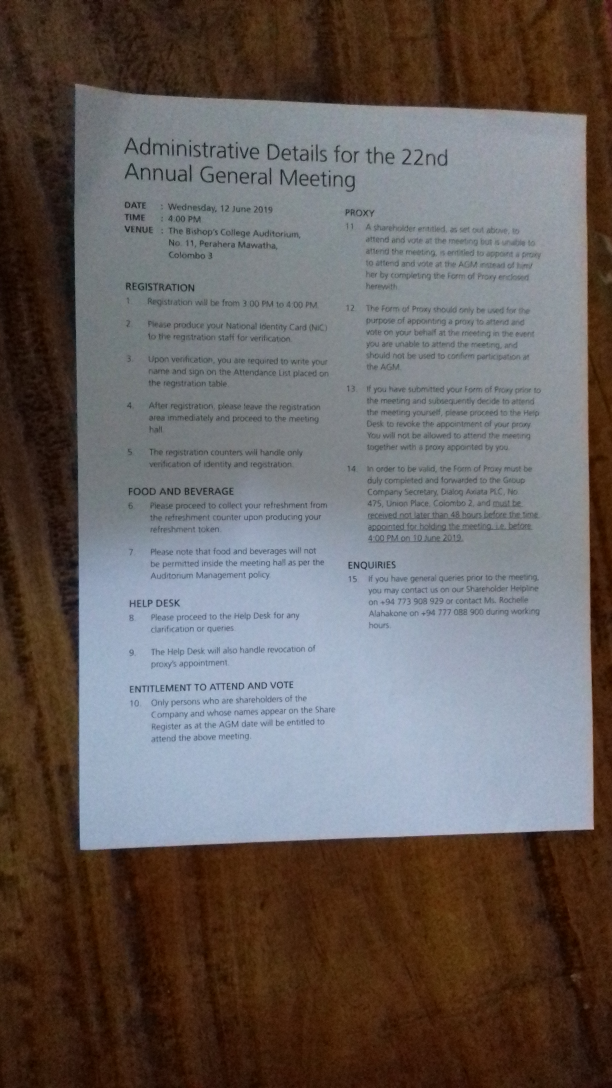
#> input picture doc2.jpg, 1836 x 3264 px (shown at 1/3 size)
$ python scan.py --image doc2.jpg
#> lines starting #> are read from the running program, lines starting #| are printed output that depends on the picture; after the words box and inside, x2 and y2 are one past the last pixel; in counts of white or black regions, pixels touching at a corner belong together
### transform.py
# import the necessary packages
import numpy as np
import cv2

def order_points(pts):
	# initialzie a list of coordinates that will be ordered
	# such that the first entry in the list is the top-left,
	# the second entry is the top-right, the third is the
	# bottom-right, and the fourth is the bottom-left
	rect = np.zeros((4, 2), dtype = "float32")

	# the top-left point will have the smallest sum, whereas
	# the bottom-right point will have the largest sum
	s = pts.sum(axis = 1)
	rect[0] = pts[np.argmin(s)]
	rect[2] = pts[np.argmax(s)]

	# now, compute the difference between the points, the
	# top-right point will have the smallest difference,
	# whereas the bottom-left will have the largest difference
	diff = np.diff(pts, axis = 1)
	rect[1] = pts[np.argmin(diff)]
	rect[3] = pts[np.argmax(diff)]

	# return the ordered coordinates
	return rect

def four_point_transform(image, pts):
	# obtain a consistent order of the points and unpack them
	# individually
	rect = order_points(pts)
	(tl, tr, br, bl) = rect

	# compute the width of the new image, which will be the
	# maximum distance between bottom-right and bottom-left
	# x-coordiates or the top-right and top-left x-coordinates
	widthA = np.sqrt(((br[0] - bl[0]) ** 2) + ((br[1] - bl[1]) ** 2))
	widthB = np.sqrt(((tr[0] - tl[0]) ** 2) + ((tr[1] - tl[1]) ** 2))
	maxWidth = max(int(widthA), int(widthB))

	# compute the height of the new image, which will be the
	# maximum distance between the top-right and bottom-right
	# y-coordinates or the top-left and bottom-left y-coordinates
	heightA = np.sqrt(((tr[0] - br[0]) ** 2) + ((tr[1] - br[1]) ** 2))
	heightB = np.sqrt(((tl[0] - bl[0]) ** 2) + ((tl[1] - bl[1]) ** 2))
	maxHeight = max(int(heightA), int(heightB))

	# now that we have the dimensions of the new image, construct
	# the set of destination points to obtain a "birds eye view",
	# (i.e. top-down view) of the image, again specifying points
	# in the top-left, top-right, bottom-right, and bottom-left
	# order
	dst = np.array([
		[0, 0],
		[maxWidth - 1, 0],
		[maxWidth - 1, maxHeight - 1],
		[0, maxHeight - 1]], dtype = "float32")

	# compute the perspective transform matrix and then apply it
	M = cv2.getPerspectiveTransform(rect, dst)
	warped = cv2.warpPerspective(image, M, (maxWidth, maxHeight))

	# return the warped image
	return warped

### scan.py
# import the necessary packages
from transform import four_point_transform
from skimage.filters import threshold_local
import numpy as np
import argparse
import cv2
import imutils

# construct the argument parser and parse the arguments
ap = argparse.ArgumentParser()
ap.add_argument("-i", "--image", required = True,
	help = "Path to the image to be scanned")

args = vars(ap.parse_args())

# load the image and compute the ratio of the old height
# to the new height, clone it, and resize it
image = cv2.imread(args["image"])
#> image is the input picture: shape (3264, 1836, 3); mean B, G, R 96.5, 98.7, 105.2

# image = cv2.imread('doc2.jpg')
ratio = image.shape[0] / 500.0
#> ratio = 6.53
orig = image.copy()
image = imutils.resize(image, height = 500)
#> image: shape (500, 281, 3)

# convert the image to grayscale, blur it, and find edges
# in the image
gray = cv2.cvtColor(image, cv2.COLOR_BGR2GRAY)
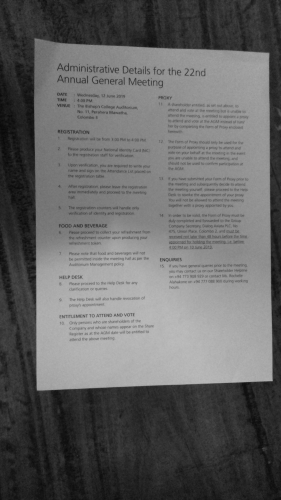
#> gray: shape (500, 281); min 9, max 188, mean 100.4
gray = cv2.GaussianBlur(gray, (5, 5), 0)
edged = cv2.Canny(gray, 75, 200)
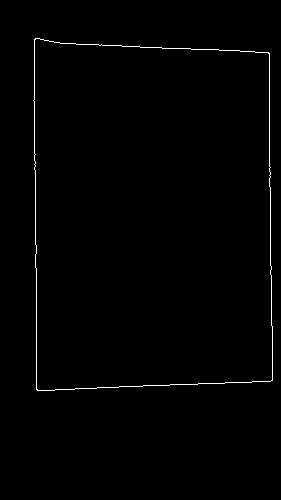
#> edged: shape (500, 281); 0.82% white in thin lines or dots, all inside (x1, y1, x2, y2) = (33, 38, 273, 391)
# show the original image and the edge detected image
print("STEP 1: Edge Detection")
cv2.imshow("Image", image)
cv2.imshow("Edged", edged)
cv2.waitKey(0)
cv2.destroyAllWindows()

# find the contours in the edged image, keeping only the
# largest ones, and initialize the screen contour
cnts = cv2.findContours(edged.copy(), cv2.RETR_LIST, cv2.CHAIN_APPROX_SIMPLE)
#> cnts = 2 contours; box (x1, y1, x2, y2) and area: (33, 38, 273, 391) 79614, (33, 38, 273, 391) 79609
cnts = imutils.grab_contours(cnts)
cnts = sorted(cnts, key = cv2.contourArea, reverse = True)[:5]

# loop over the contours
for c in cnts:
	# approximate the contour
	peri = cv2.arcLength(c, True)
	approx = cv2.approxPolyDP(c, 0.02 * peri, True)

	# if our approximated contour has four points, then we
	# can assume that we have found our screen
	if len(approx) == 4:
		screenCnt = approx
		break
#> this loop made 1 pass
#> (peri, screenCnt) on pass 1: (1169.5, [[35, 38], [36, 389], [272, 380], [269, 53]])

# show the contour (outline) of the piece of paper
print("STEP 2: Find contours of paper")
cv2.drawContours(image, [screenCnt], -1, (0, 255, 0), 2)
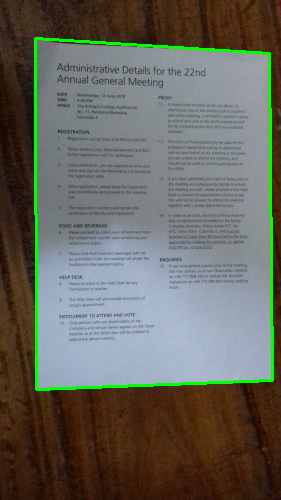
#> image: shape (500, 281, 3); mean B, G, R 94.2, 102.6, 102.6
cv2.imshow("Outline", image)
cv2.waitKey(0)
cv2.destroyAllWindows()

# apply the four point transform to obtain a top-down
# view of the original image
warped = four_point_transform(orig, screenCnt.reshape(4, 2) * ratio)
#> in order_points, `s = pts.sum(axis = 1)`: s = [476.5, 2774.4, 4256.3, 2102]
#> in order_points, `diff = np.diff(pts, axis = 1)`: diff = [19.58, 2304.4, 705, -1410]
#> in four_point_transform, `rect = order_points(pts)`: rect = [[228.5, 248.1], [1756, 346], [1775.6, 2480.6], [235, 2539.4]]
#> in four_point_transform, `(tl, tr, br, bl) = rect`: tl = [228.5, 248.1]; tr = [1756, 346]; br = [1775.6, 2480.6]; bl = [235, 2539.4]
#> in four_point_transform, `widthA = np.sqrt(((br[0] - bl[0]) ** 2) + ((br[1] - bl[1]) ** 2))`: widthA = 1541.7
#> in four_point_transform, `widthB = np.sqrt(((tr[0] - tl[0]) ** 2) + ((tr[1] - tl[1]) ** 2))`: widthB = 1530.7
#> in four_point_transform, `maxWidth = max(int(widthA), int(widthB))`: maxWidth = 1541
#> in four_point_transform, `heightA = np.sqrt(((tr[0] - br[0]) ** 2) + ((tr[1] - br[1]) ** 2))`: heightA = 2134.7
#> in four_point_transform, `heightB = np.sqrt(((tl[0] - bl[0]) ** 2) + ((tl[1] - bl[1]) ** 2))`: heightB = 2291.3
#> in four_point_transform, `maxHeight = max(int(heightA), int(heightB))`: maxHeight = 2291
#> in four_point_transform, `dst = np.array([ [0, 0], [maxWidth - 1, 0], [maxWidth - 1, maxHeight -..`: dst = [[0, 0], [1540, 0], [1540, 2290], [0, 2290]]
#> in four_point_transform, `M = cv2.getPerspectiveTransform(rect, dst)`: M = [[0.931, -0.00265, -212.1], [-0.0641, 1, -233.4], [-4.45e-05, 4.23e-06, 1]]
#> in four_point_transform, `warped = cv2.warpPerspective(image, M, (maxWidth, maxHeight))`:
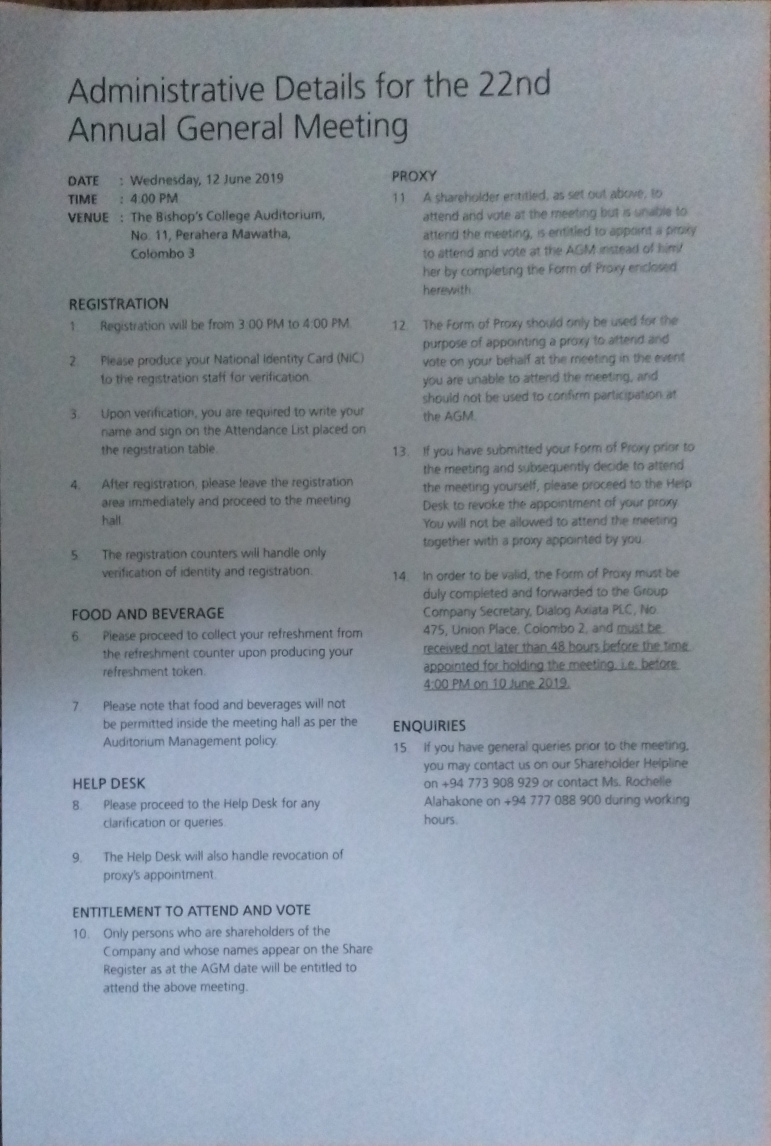
#> warped: shape (2291, 1541, 3) (shown at 1/2 size); mean B, G, R 156.8, 146.9, 138.2

# convert the warped image to grayscale, then threshold it
# to give it that 'black and white' paper effect
warped = cv2.cvtColor(warped, cv2.COLOR_BGR2GRAY)
#> warped: shape (2291, 1541)
T = threshold_local(warped, 135, offset = 10, method = "gaussian")
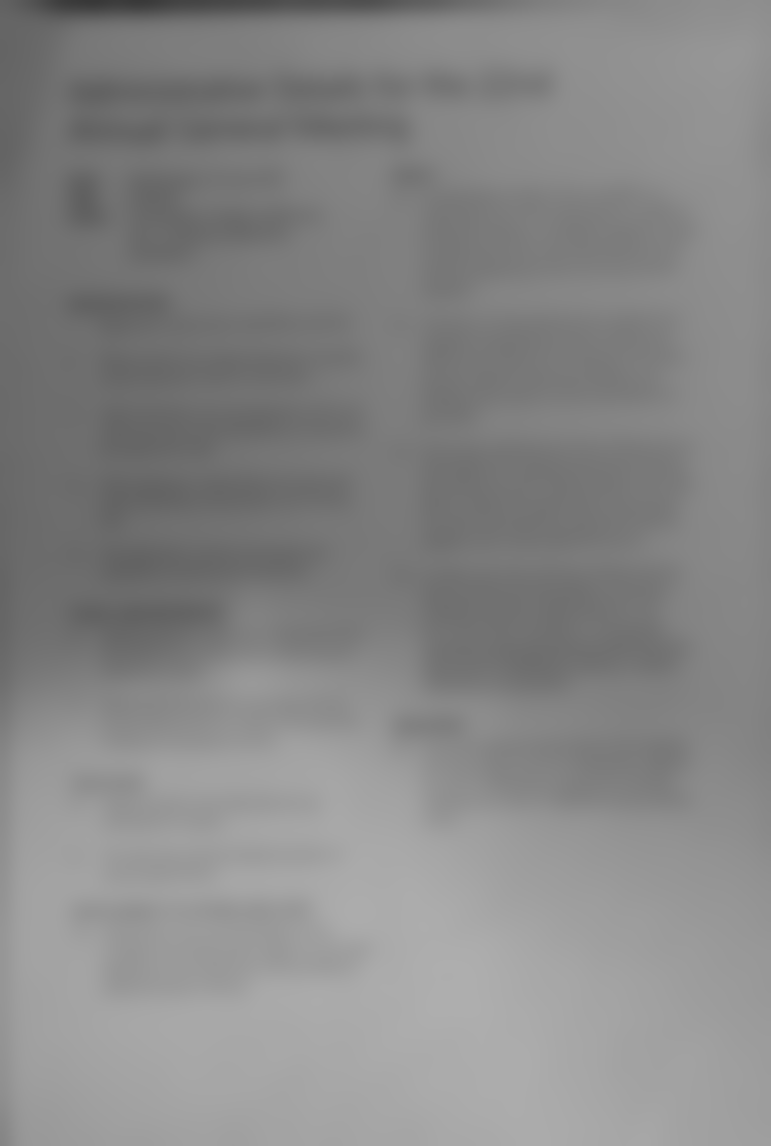
#> T: shape (2291, 1541) float64 (shown at 1/2 size); min 55.94, max 174.7, mean 135.5
warped = (warped > T).astype("uint8") * 255
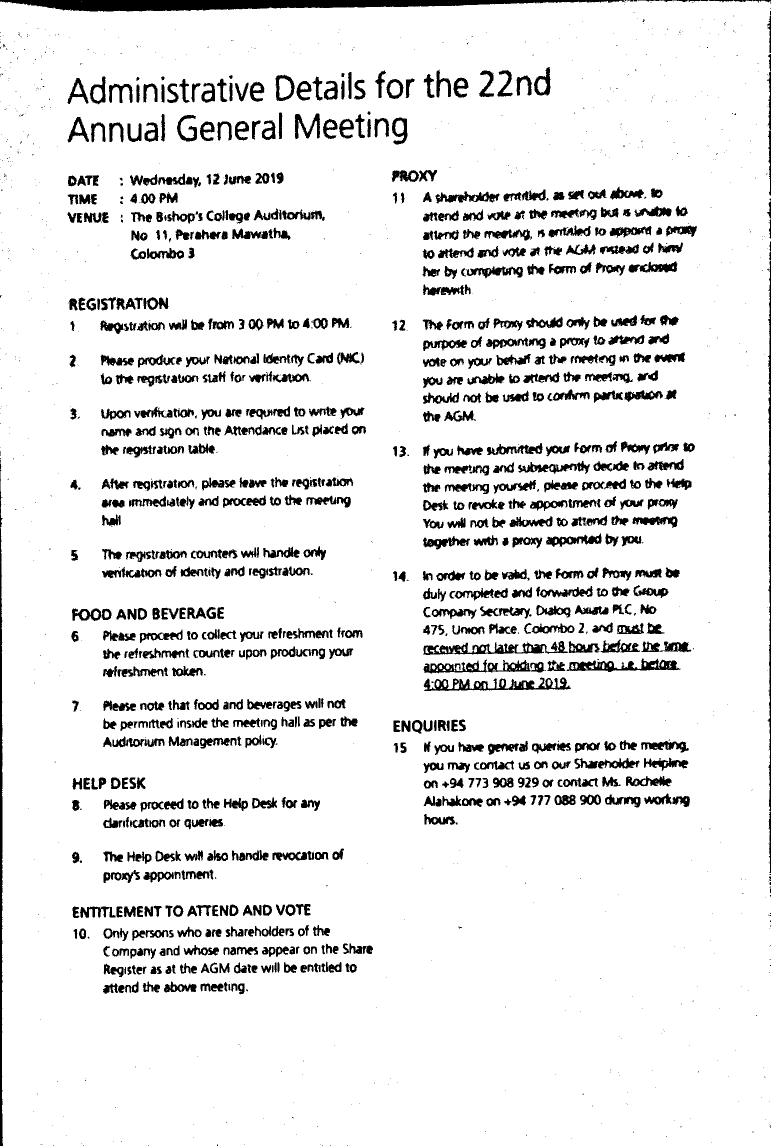
#> warped: shape (2291, 1541) (shown at 1/2 size); 90.8% white; 1636 black regions (774 under 20 px), largest, box (x1, y1, x2, y2) and area: (0, 0, 1251, 24) 17281, (0, 920, 6, 2291) 5399, (847, 1355, 1142, 1382) 3466

# show the original and scanned images
print("STEP 3: Apply perspective transform")
cv2.imshow("Original", imutils.resize(orig, height = 750))
cv2.imshow("Scanned", imutils.resize(warped, height = 750))
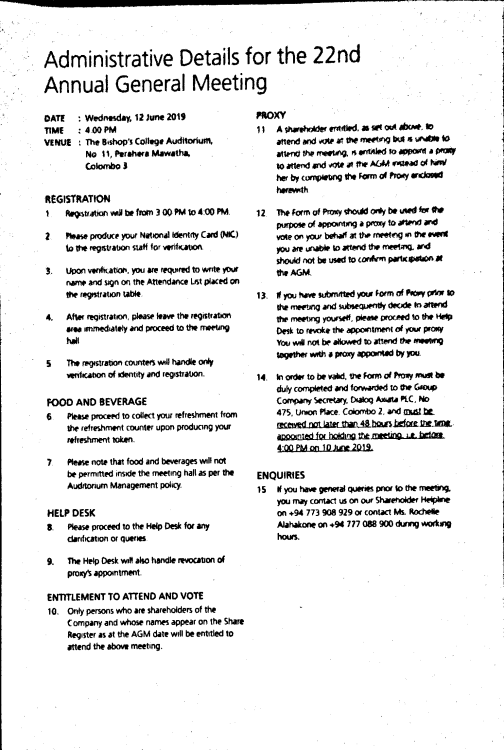
#> window 'Scanned': shape (750, 504); min 0, max 255, mean 231.6
cv2.waitKey(0)

$ run again, with doc4.jpg copied over doc2.jpg
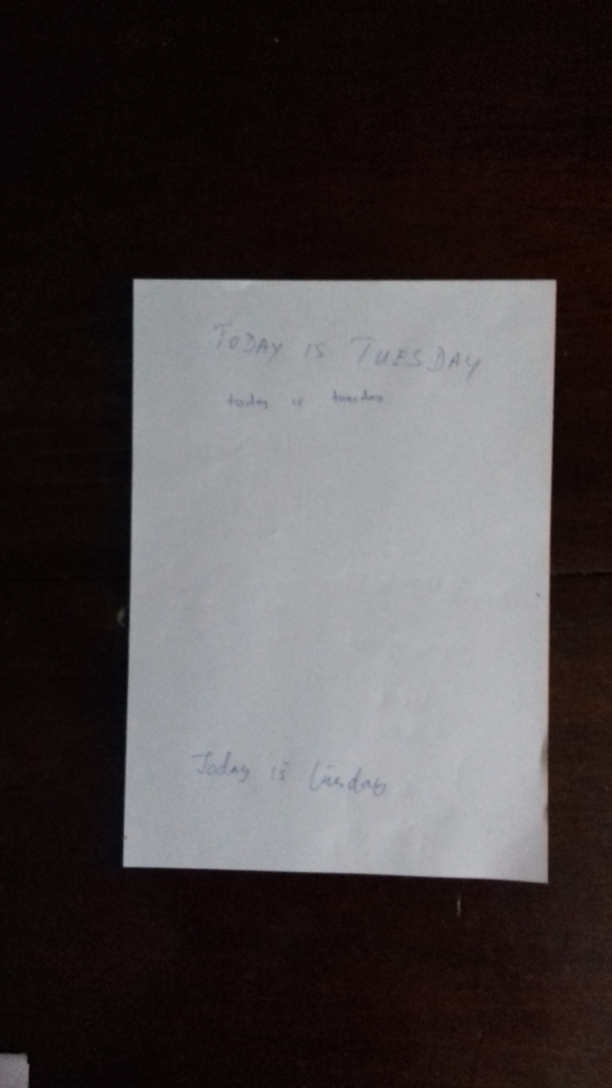
#> input picture doc4.jpg, 1836 x 3264 px (shown at 1/3 size)
#> image is the input picture: shape (3264, 1836, 3); mean B, G, R 69.3, 68.2, 73.9
#> `edged = cv2.Canny(gray, 75, 200)`:
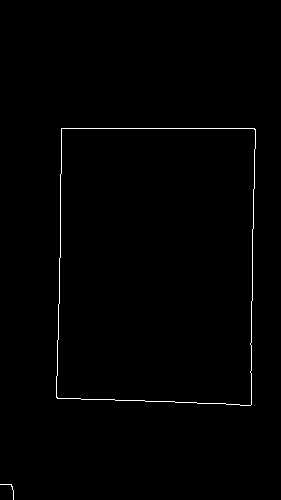
#> edged: shape (500, 281); 0.69% white in thin lines or dots, all inside (x1, y1, x2, y2) = (0, 128, 256, 500)
#> cnts = 3 contours, 1 with area under 20; largest, box (x1, y1, x2, y2) and area: (56, 128, 256, 406) 52770, (56, 128, 256, 406) 52767
#> the loop `for c in cnts:` made 1 pass
#> (peri, screenCnt) on pass 1: (942.5, [[61, 128], [56, 397], [250, 405], [255, 129]])
#> s = [1233.8, 2957.2, 4275.8, 2506.8]
#> diff = [437.4, 2226, 1011.8, -822.5]
#> rect = [[398.2, 835.6], [1664.6, 842.1], [1632, 2643.8], [365.6, 2591.6]]
#> tl = [398.2, 835.6]; tr = [1664.6, 842.1]; br = [1632, 2643.8]; bl = [365.6, 2591.6]
#> widthA = 1267.5
#> widthB = 1266.4
#> maxWidth = 1267
#> heightA = 1802
#> heightB = 1756.3
#> maxHeight = 1802
#> dst = [[0, 0], [1266, 0], [1266, 1801], [0, 1801]]
#> M = [[1.03, 0.0192, -428.1], [-0.00534, 1.04, -863], [2.07e-05, 7.6e-07, 1]]
#> `cv2.imshow("Scanned", imutils.resize(warped, height = 750))`:
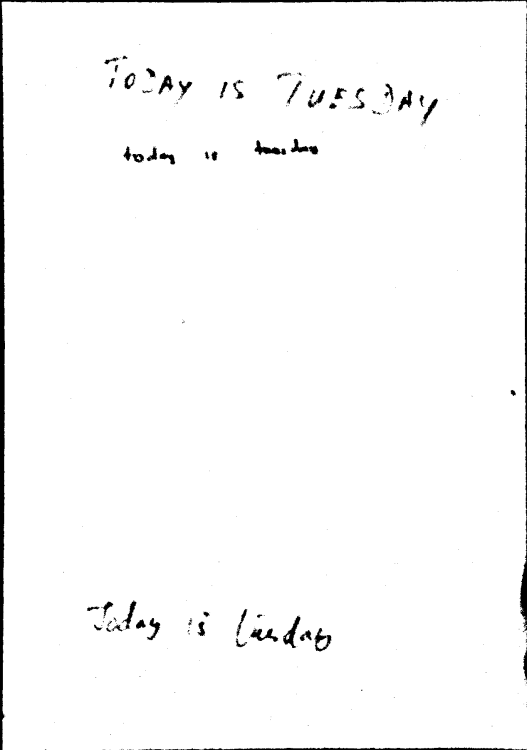
#> window 'Scanned': shape (750, 527); min 0, max 255, mean 249.4

$ run again, with doc5.jpg copied over doc2.jpg
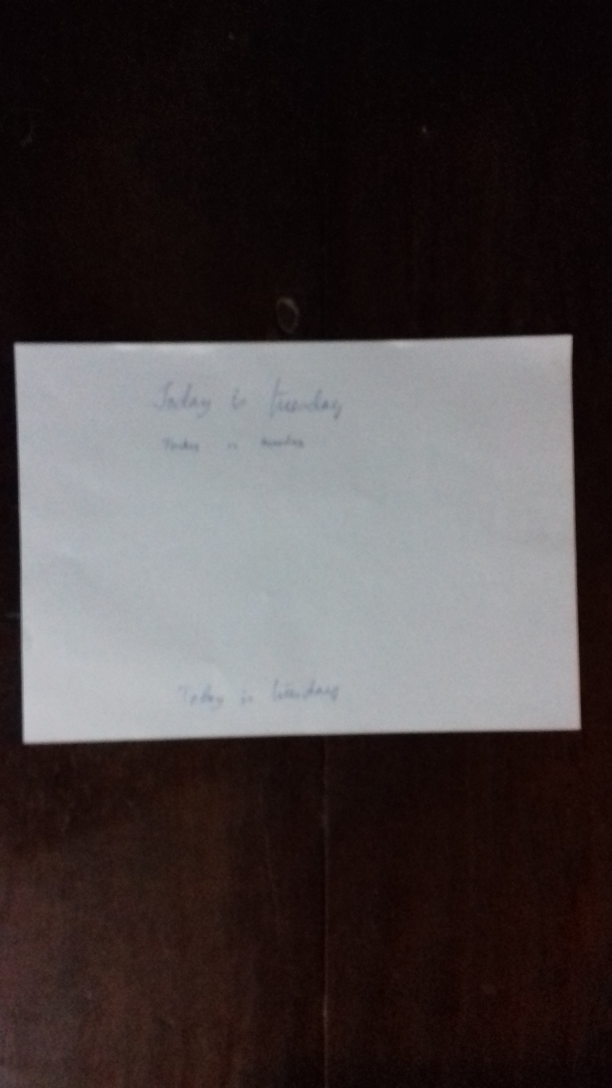
#> input picture doc5.jpg, 1836 x 3264 px (shown at 1/3 size)
#> image is the input picture: shape (3264, 1836, 3); mean B, G, R 64.7, 64.4, 71.4
#> `edged = cv2.Canny(gray, 75, 200)`:
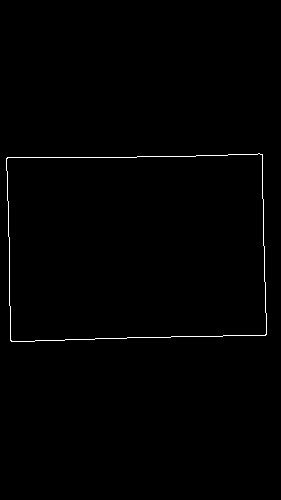
#> edged: shape (500, 281); 0.62% white in thin lines or dots, all inside (x1, y1, x2, y2) = (6, 153, 267, 342)
#> cnts = 2 contours; box (x1, y1, x2, y2) and area: (6, 153, 267, 342) 46323, (6, 153, 267, 342) 46318
#> the loop `for c in cnts:` made 1 pass
#> (peri, screenCnt) on pass 1: (883.1, [[262, 154], [7, 157], [10, 340], [265, 335]])
#> s = [2715.6, 1070.6, 2284.8, 3916.8]
#> diff = [-705, 979.2, 2154.2, 457]
#> rect = [[45.7, 1024.9], [1710.3, 1005.3], [1729.9, 2186.9], [65.28, 2219.5]]
#> tl = [45.7, 1024.9]; tr = [1710.3, 1005.3]; br = [1729.9, 2186.9]; bl = [65.28, 2219.5]
#> widthA = 1665
#> widthB = 1664.8
#> maxWidth = 1664
#> heightA = 1181.7
#> heightB = 1194.8
#> maxHeight = 1194
#> dst = [[0, 0], [1663, 0], [1663, 1193], [0, 1193]]
#> M = [[0.988, -0.0162, -28.54], [0.0117, 0.998, -1023.9], [-6.56e-06, 2.16e-07, 1]]
#> `cv2.imshow("Scanned", imutils.resize(warped, height = 750))`:
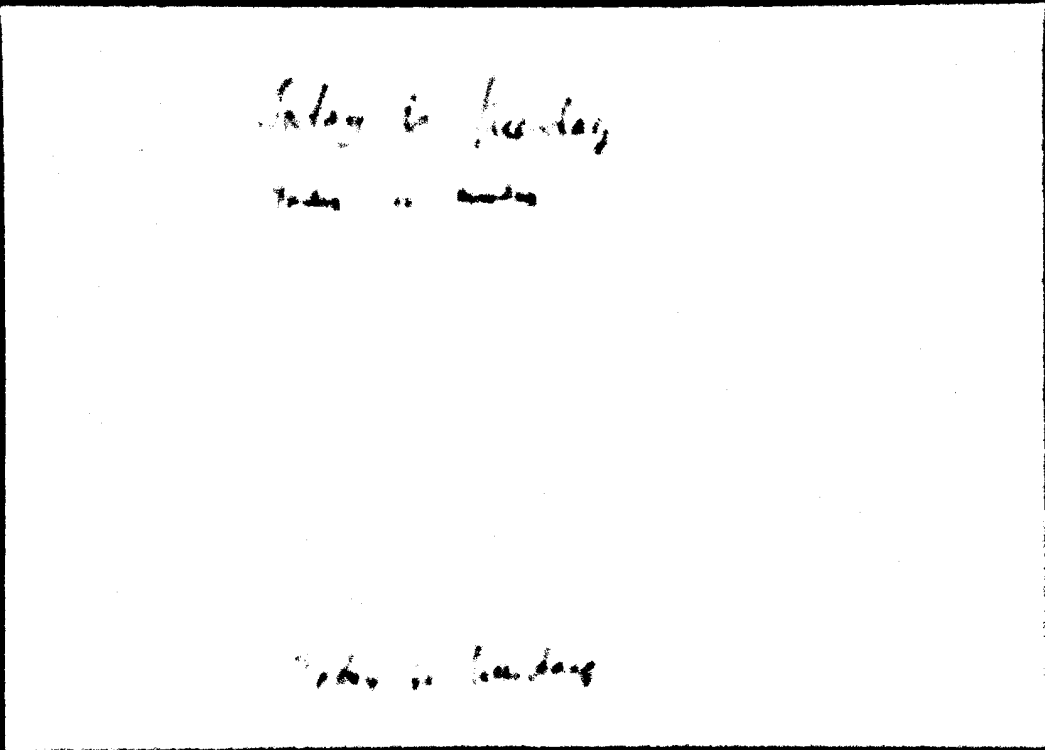
#> window 'Scanned': shape (750, 1045); min 0, max 255, mean 248.9
